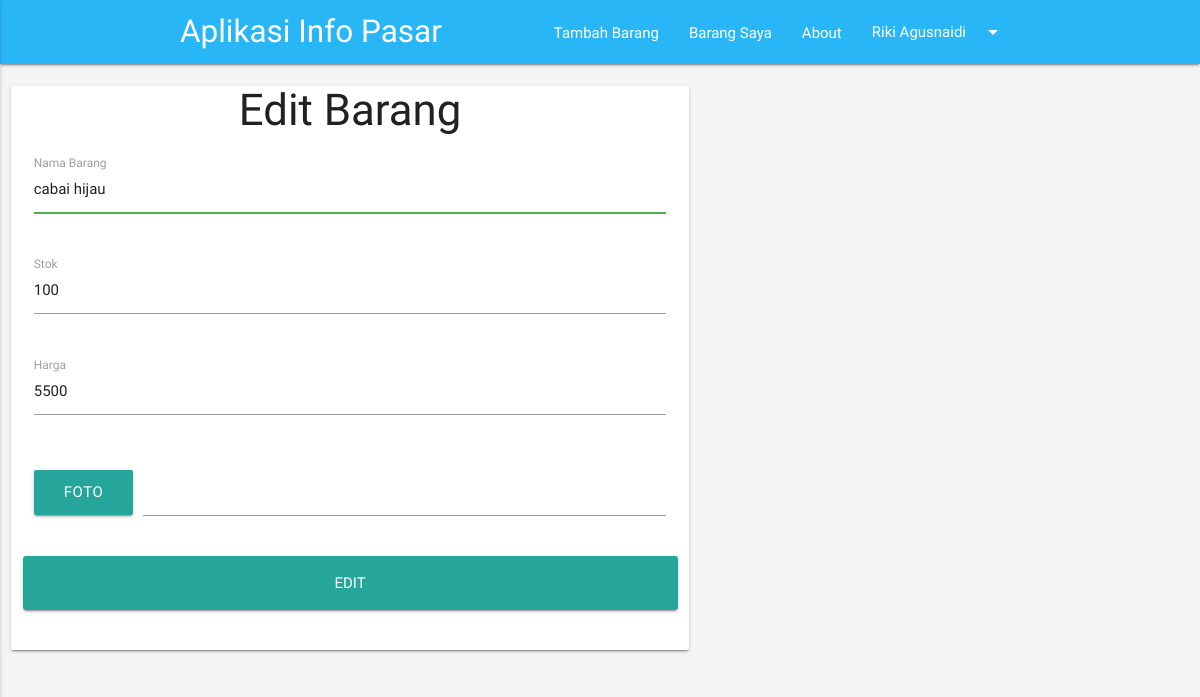
The page /edit_barang.php?id_barang=3 (signed in) on the database its author committed.
### tables this page shows
CREATE TABLE `barang` (
  `id_barang` int(11) NOT NULL,
  `nama_barang` varchar(50) NOT NULL,
  `stok_barang` int(11) NOT NULL,
  `foto_barang` varchar(50) NOT NULL,
  `harga_sekarang` int(11) NOT NULL,
  `harga_sebelumnya` int(11) NOT NULL DEFAULT '0'
);

### edit_barang.php (the view, shortened to what this page needs)
<!DOCTYPE html>
<html lang="en">
<head>
  <link href="fonts/icon.css" rel="stylesheet">
  <link href="css/materialize.css" type="text/css" rel="stylesheet" media="screen,projection"/>
  <link href="css/style.css" type="text/css" rel="stylesheet" media="screen,projection"/>
</head>
<body class="grey lighten-4">
  <?php
    include 'menu.php';
    $id = $_GET['id_barang'];
    $sql = "SELECT * FROM barang where id_barang = $id";
    $result = $con->query($sql);
    $row = $result -> fetch_object();
  ?>
  <div class="row">
    <div class="col s12 m7">
      <div class="card">
        <diw class="row">
          <center><h3>Edit Barang</h3></center>
        </diw>
        <div class="row">
          <form class="col s12" method="post" action="edit_barang.php?id_barang=<?= $row->id_barang ?>" enctype="multipart/form-data">
            <div class="row">
              <div class="input-field col s12">
                <input type="text" class="validate" name="nama_barang" autofocus value="<?= $row->nama_barang ?>">
                <label >Nama Barang</label>
              </div>
            </div>
            <div class="row">
              <div class="input-field col s12">
                <input type="text" class="validate" name="stok_barang" value="<?= $row->stok_barang ?>">
                <label >Stok</label>
              </div>
            </div>
            <div class="row">
              <div class="input-field col s12">
                <input type="text" class="validate" name="harga_sekarang" value="<?= $row->harga_sekarang ?>">
                <label >Harga</label>
              </div>
            </div>
            <div class="row">
              <div class="file-field input-field col s12">
                <div class="btn">
                  <span>Foto</span>
                </div>
                <div class="file-path-wrapper">
                  <input class="file-path validate" type="text">
                </div>
              </div>
            </div>
            <div class="row">
              <center>
                <div class='row'>
                  <input type='submit' class='col s12 btn btn-large waves-effect' name="tambah" value="Edit">
                </div>
              </center>
            </div>
          </form>
        </div>
      </div>
    </div>
  </div>
</body>
</html>

### rows shown on the page
barang: nama_barang "cabai hijau", stok_barang "100", harga_sekarang "5500"

### other values the page prints
$_SESSION['nama'] "Riki Agusnaidi"
